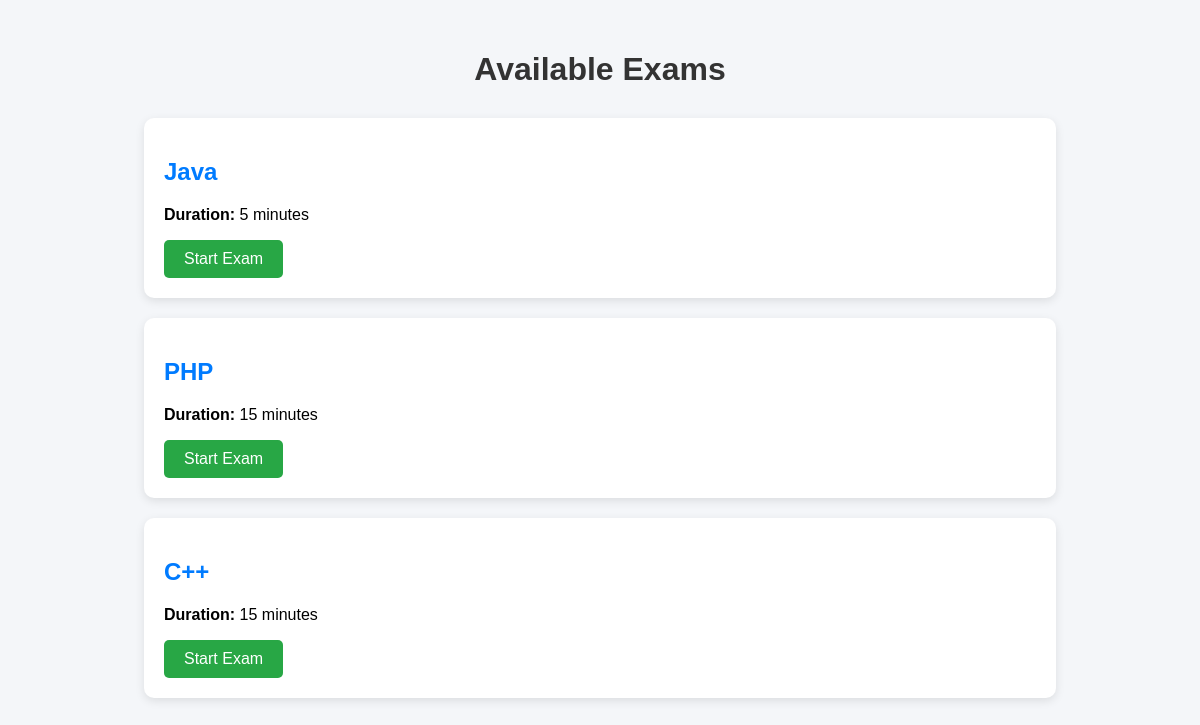
The page /exam.php on the database its author committed.
### tables this page shows
CREATE TABLE `exams` (
  `id` int(11) NOT NULL,
  `exam_name` varchar(100) NOT NULL,
  `subject` varchar(100) NOT NULL,
  `duration` int(11) NOT NULL
);

### exam.php (the view, shortened to what this page needs)
<?php
include("db.php");
$sql = "SELECT * FROM exams";
$result = mysqli_query($conn, $sql);
?>
<!DOCTYPE html>
<html>
<head>
</head>
<body>
<h1>Available Exams</h1>
<div class="exam-container">
<?php
if (mysqli_num_rows($result) > 0) {
    while ($exam = mysqli_fetch_assoc($result)) {
?>
    <div class="exam-card">
        <h2>
            <?php echo htmlspecialchars($exam['subject']); ?>
        </h2>
        <p>
            <strong>Duration:</strong>
            <?php echo htmlspecialchars($exam['duration']); ?> minutes
        </p>
        <a href="start_exam.php?id=<?php echo $exam['id']; ?>"
           class="start-btn">
            Start Exam
        </a>
    </div>
<?php
    }
} else {
    echo "<p class='no-exam'>No Exam Available</p>";
}
?>
</div>
</body>
</html>

### exam.php (style rules this page uses)
body { font-family: Arial, sans-serif; background: #f4f6f9; margin: 0; padding: 30px; }
h1 { text-align: center; color: #333; }
.exam-container { width: 80%; margin: 30px auto; }
.exam-card { background: white; padding: 20px; margin: 20px 0; border-radius: 10px; box-shadow: 0 3px 10px rgba(0,0,0,0.1); }
.exam-card h2 { color: #007bff; }
.start-btn { display: inline-block; padding: 10px 20px; background: #28a745; color: white; text-decoration: none; border-radius: 5px; }

### rows shown on the page
exams: subject "Java", duration "5"
exams: subject "PHP", duration "15"
exams: subject "C++", duration "15"
